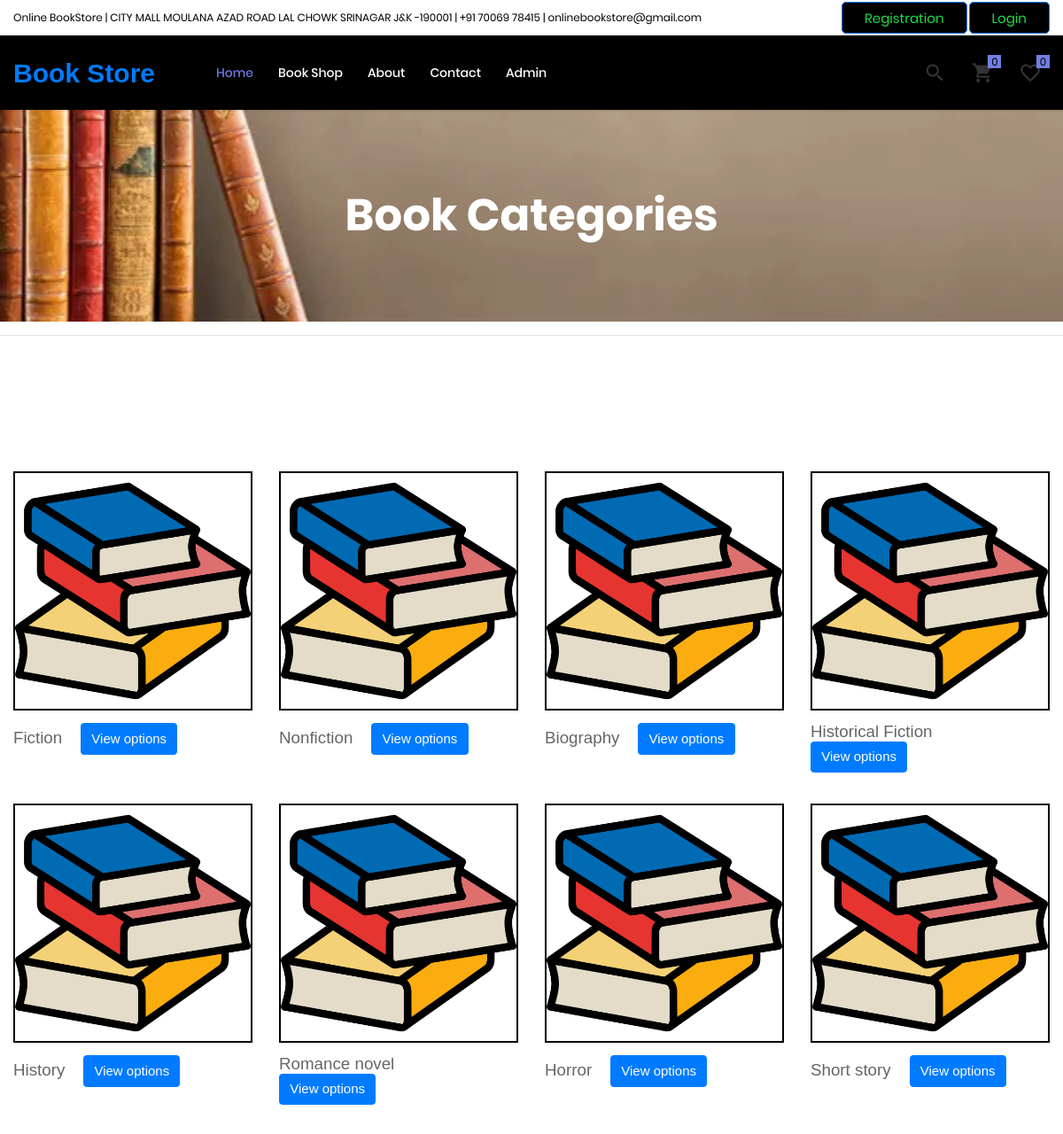
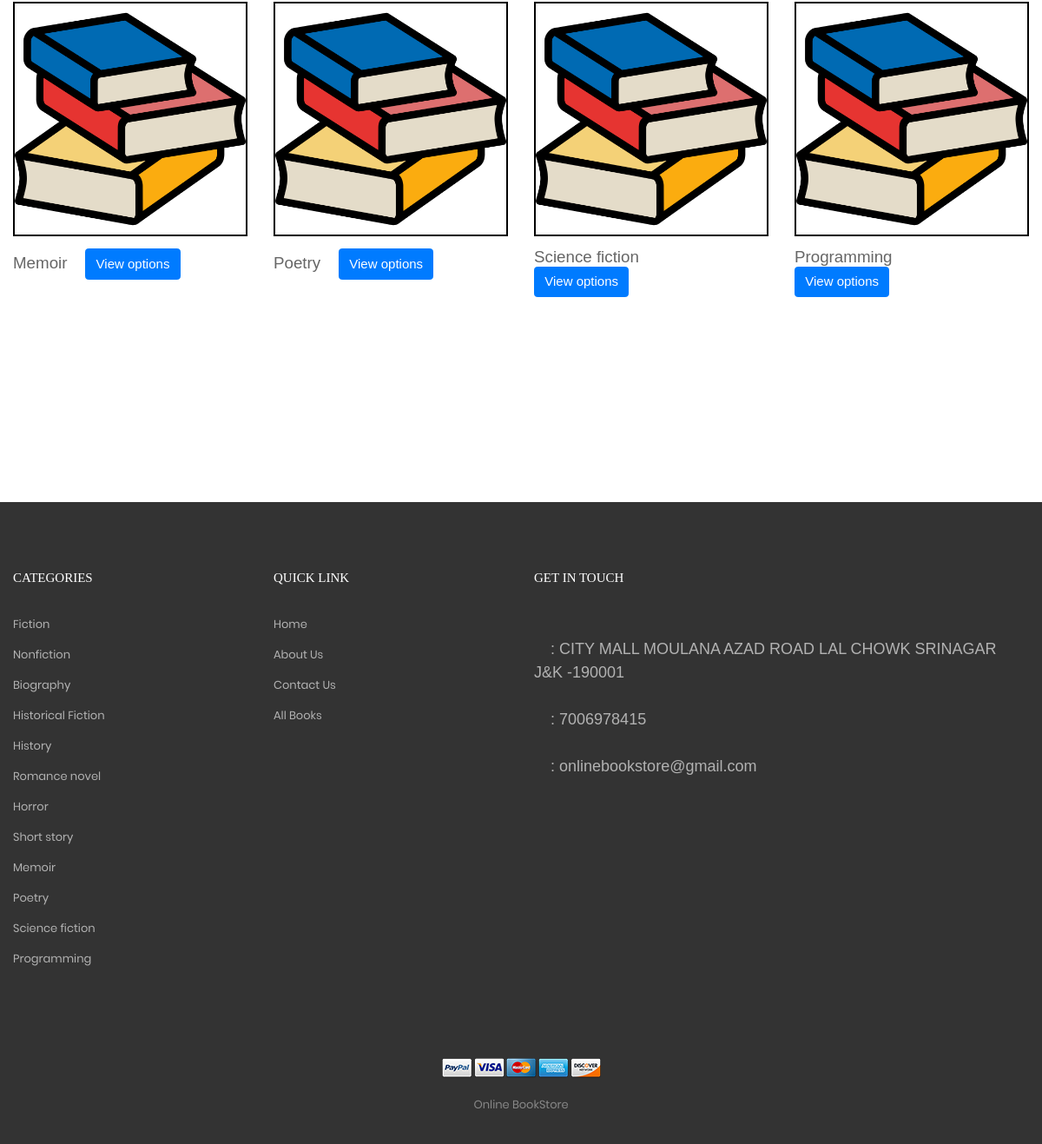
Screenshot of /book-categories.php with the database file from the repository (2 pictures, top to bottom).
### tables this page shows
CREATE TABLE `category` (
  `id` int(11) NOT NULL,
  `categoryName` varchar(255) DEFAULT NULL,
  `categoryDescription` longtext DEFAULT NULL,
  `creationDate` timestamp NOT NULL DEFAULT current_timestamp(),
  `updationDate` timestamp NULL DEFAULT NULL ON UPDATE current_timestamp(),
  `createdBy` int(11) DEFAULT NULL
);

CREATE TABLE `tblpage` (
  `ID` int(10) NOT NULL,
  `PageType` varchar(200) DEFAULT NULL,
  `PageTitle` varchar(200) DEFAULT NULL,
  `PageDescription` mediumtext DEFAULT NULL,
  `Email` varchar(200) DEFAULT NULL,
  `MobileNumber` bigint(10) DEFAULT NULL,
  `UpdationDate` timestamp NULL DEFAULT NULL ON UPDATE current_timestamp()
);

### book-categories.php (the view, shortened to what this page needs)
<?php session_start();
include_once('includes/config.php');
?>
<!DOCTYPE html>
<html lang="en">
<head>
	<link rel="stylesheet" type="text/css" href="vendor/bootstrap/css/bootstrap.min.css">
	<link rel="stylesheet" type="text/css" href="fonts/font-awesome-4.7.0/css/font-awesome.min.css">
	<link rel="stylesheet" type="text/css" href="fonts/iconic/css/material-design-iconic-font.min.css">
	<link rel="stylesheet" type="text/css" href="fonts/linearicons-v1.0.0/icon-font.min.css">
	<link rel="stylesheet" type="text/css" href="vendor/animate/animate.css">
	<link rel="stylesheet" type="text/css" href="vendor/css-hamburgers/hamburgers.min.css">
	<link rel="stylesheet" type="text/css" href="vendor/animsition/css/animsition.min.css">
	<link rel="stylesheet" type="text/css" href="vendor/select2/select2.min.css">
	<link rel="stylesheet" type="text/css" href="vendor/daterangepicker/daterangepicker.css">
	<link rel="stylesheet" type="text/css" href="vendor/slick/slick.css">
	<link rel="stylesheet" type="text/css" href="vendor/MagnificPopup/magnific-popup.css">
	<link rel="stylesheet" type="text/css" href="vendor/perfect-scrollbar/perfect-scrollbar.css">
	<link rel="stylesheet" type="text/css" href="css/util.css">
	<link rel="stylesheet" type="text/css" href="css/main.css">
</head>
<body class="animsition">
<?php include_once('includes/header.php');?>
	<section class="bg-img1 txt-center p-lr-15 p-tb-92" style="background-image: url('images/bg-01.jpg');">
		<h2 class="ltext-105 cl0 txt-center">
			 Book Categories
		</h2>
	</section>
<hr>
	<section class="sec-product-detail bg0 p-t-65 p-b-60">
	<div class="bg0 m-t-23 p-b-140">
		<div class="container">
			<div class="row isotope-grid" style="padding-top: 50px;">
<?php $query=mysqli_query($con,"select category.id as catid,category.categoryName from category ");
while($row=mysqli_fetch_array($query))
{
?>
				<div class="col-sm-6 col-md-4 col-lg-3 p-b-35 isotope-item women">
					<div class="block2">
						<div class="block2-pic hov-img0">
							<img src="images/category.png"  alt="<?php echo htmlentities($row['categoryName']);?>" width="256" style="display: block;margin-left: auto; margin-right: auto; border: solid #000 2px;" />
						</div>
						<div class="block2-txt flex-w flex-t p-t-14">
							<div class="block2-txt-child1 flex-col-l ">
								 <h5 class="fw-bolder"><?php echo htmlentities($row['categoryName']);?> &nbsp;&nbsp;
<a class="btn btn-primary btn-xs" href="categorywise-books.php?cid=<?php echo htmlentities($row['catid']);?>">View options</a></h5>
							</div>
						</div>
					</div>
				</div><?php } ?>
			</div>
		</div>
	</div>
	</section>
	<?php include_once('includes/footer.php'); ?>
</body>
</html>

### includes/header.php (shortened to what this page needs)
    <header class="header-v4">
        <div class="container-menu-desktop">
            <div class="top-bar">
                <div class="content-topbar flex-sb-m h-full container">
                    <div class="left-top-bar">
                    Online BookStore | CITY MALL MOULANA AZAD ROAD LAL CHOWK SRINAGAR J&K -190001 | +91 70069 78415 | onlinebookstore@gmail.com
                       &nbsp;
                    </div>
                      <div class="right-top-bar flex-w h-full">
<?php if($_SESSION['id']==0){?>
                        <a href="signup.php"style="border:1px solid #007bff;border-radius:5px;margin-bottom:3px;background-color:black;"class="flex-c-m trans-04 p-lr-25">
                            Registration
                        </a>
                        <a href="login.php" style="border:1px solid #007bff;border-radius:5px;margin-bottom:3px;background-color:black;"class="flex-c-m trans-04 p-lr-25">
                            Login
                        </a>
<?php } else {?>
                        <a href="logout.php" style="border:1px solid #007bff;border-radius:5px;margin-bottom:3px;background-color:black;" class="flex-c-m trans-04 p-lr-25">
                            Logout
                        </a><?php } ?>
                    </div>
                </div>
            </div>
            <div class="wrap-menu-desktop how-shadow1">
                <nav class="limiter-menu-desktop container">
                    <a href="index.php" class="logo" style="font-size:30px; font-weight:bold;">
                       Book Store
                    </a>
                    <div class="menu-desktop">
                                    <ul class="main-menu">
                            <li class="active-menu">
                                <a href="index.php">Home</a>
                            </li>
                             <li>
                                <a href="#">Book Shop</a>
                            </li>
                            <li>
                                <a href="about.php">About</a>
                            </li>
                            <li>
                                <a href="contact.php">Contact</a>
                            </li>
                        <?php if($_SESSION['id']==0):?>
                            <li>
                                <a href="admin/index.php">Admin</a>
                            </li>
                        <?php endif;?>
                        </ul>
                    </div>
                    <div class="wrap-icon-header flex-w flex-r-m">
                        <div class="icon-header-item cl2 hov-cl1 trans-04 p-l-22 p-r-11 js-show-modal-search">
                            <i class="zmdi zmdi-search"></i>
                        </div>
<?php if($_SESSION['id']==0): ?>
                        <div class="icon-header-item cl2 hov-cl1 trans-04 p-l-22 p-r-11 icon-header-noti js-show-cart" data-notify="0">
                            <i class="zmdi zmdi-shopping-cart"></i>
                        </div>
<?php endif;
if($_SESSION['id']==0):
?>
                        <a href="#" class="icon-header-item cl2 hov-cl1 trans-04 p-l-22 p-r-11 icon-header-noti" data-notify="0">
                            <i class="zmdi zmdi-favorite-outline"></i>
                        </a>
<?php endif; ?>
                    </div>
                </nav>
            </div>
        </div>
    </header>

### includes/footer.php (shortened to what this page needs)
<footer class="bg7 p-t-75 p-b-32">
        <div class="container">
            <div class="row">
                <div class="col-sm-6 col-lg-3 p-b-50">
                    <h4 class="stext-301 cl0 p-b-30">
                        Categories
                    </h4>
<?php $query=mysqli_query($con,"select category.id as catid,category.categoryName from category ");
while($row=mysqli_fetch_array($query))
{
?>
                    <ul>
                        <li class="p-b-10">
                            <a href="categorywise-books.php?cid=<?php echo htmlentities($row['catid']);?>" class="stext-107 cl7 hov-cl1 trans-04">
                                <?php echo htmlentities($row['categoryName']);?>
                            </a>
                        </li>
                    </ul><?php } ?>
                </div>
                <div class="col-sm-6 col-lg-3 p-b-50">
                    <h4 class="stext-301 cl0 p-b-30">
                        Quick Link
                    </h4>
                    <ul>
                         <li class="p-b-10">
                            <a href="index.php" class="stext-107 cl7 hov-cl1 trans-04">
                                Home
                            </a>
                        </li>
                        <li class="p-b-10">
                            <a href="about.php" class="stext-107 cl7 hov-cl1 trans-04">
                                About Us
                            </a>
                        </li>
                        <li class="p-b-10">
                            <a href="contact.php" class="stext-107 cl7 hov-cl1 trans-04">
                                Contact Us
                            </a>
                        </li>
                        <li class="p-b-10">
                            <a href="book-shop.php" class="stext-107 cl7 hov-cl1 trans-04">
                                All Books
                            </a>
                        </li>
                    </ul>
                </div>
                <div class="col-sm-6 col-lg-6 p-b-50">
                    <h4 class="stext-301 cl0 p-b-30">
                        GET IN TOUCH
                    </h4>
<?php
$ret=mysqli_query($con,"select * from  tblpage where PageType='contactus'");
while ($row=mysqli_fetch_array($ret)) {
?>
                    <div class="p-t-27">
                        <a href="#" class="fs-18 cl7 hov-cl1 trans-04 m-r-16">
                            <span class="lnr lnr-map-marker"></span> : <?php  echo $row['PageDescription'];?>
                        </a>
                    </div>
                    <div class="p-t-27">
                        <a href="#" class="fs-18 cl7 hov-cl1 trans-04 m-r-16">
                            <span class="lnr lnr-phone-handset"></span> : <?php  echo $row['MobileNumber'];?>
                        </a>
                    </div>
                    <div class="p-t-27">
                        <a href="#" class="fs-18 cl7 hov-cl1 trans-04 m-r-16">
                            <span class="lnr lnr-envelope"></span> : <?php  echo $row['Email'];?>
                        </a>
                    </div><?php } ?>
                </div>
            </div>
            <div class="p-t-40">
                <div class="flex-c-m flex-w p-b-18">
                    <a href="#" class="m-all-1">
                        <img src="images/icons/icon-pay-01.png" alt="ICON-PAY">
                    </a>
                    <a href="#" class="m-all-1">
                        <img src="images/icons/icon-pay-02.png" alt="ICON-PAY">
                    </a>
                    <a href="#" class="m-all-1">
                        <img src="images/icons/icon-pay-03.png" alt="ICON-PAY">
                    </a>
                    <a href="#" class="m-all-1">
                        <img src="images/icons/icon-pay-04.png" alt="ICON-PAY">
                    </a>
                    <a href="#" class="m-all-1">
                        <img src="images/icons/icon-pay-05.png" alt="ICON-PAY">
                    </a>
                </div>
                <p class="stext-107 cl6 txt-center">
Online BookStore
                </p>
            </div>
        </div>
    </footer>

### css/main.css (style rules this page uses)
.container { max-width: 1380px; }
@media (max-width: 1600px) { .container { max-width: 1200px; } }
.container-menu-desktop { height: auto; width: 100%; position: relative; -webkit-transition: all 0.3s; -o-transition: all 0.3s; -moz-transition: all 0.3s; transition: all 0.3s; }
.header-v4 .container-menu-desktop { height: 124px; }
.top-bar { height: 40px; position: sticky; padding-top: 2px; padding-bottom: 2px; background-color: #ffffff; }
.left-top-bar { font-family: Poppins-Regular; font-size: 12px; line-height: 1.8; color: #000000; }
.right-top-bar a { font-family: Poppins-Regular; font-size: 15px; line-height: 1.8; margin-left: 2px; height: 100%; color: #1bde4c; border-right: 1px solid rgba(255,255,255,0.3); }
.right-top-bar a:first-child { border-left: 1px solid rgba(255,255,255,0.3); }
.wrap-menu-desktop { position: fixed; z-index: 1100; background-color: transparent; width: 100%; height: 84px; top: 40px; left: 0px; -webkit-transition: height 0.3s, background-color 0.3s; -o-transition: height 0.3s, background-color 0.3s; -moz-transition: height 0.3s, background-color 0.3s; transition: height 0.3s, background-color 0.3s; }
.header-v4 .wrap-menu-desktop { background-color: #000000; }
.limiter-menu-desktop { height: 100%; display: -webkit-box; display: -webkit-flex; display: -moz-box; display: -ms-flexbox; display: flex; align-items: center; background-color: transparent; }
.logo { display: -webkit-box; display: -webkit-flex; display: -moz-box; display: -ms-flexbox; display: flex; align-items: center; height: 65%; margin-right: 55px; }
.menu-desktop { display: -webkit-box; display: -webkit-flex; display: -moz-box; display: -ms-flexbox; display: flex; align-items: center; height: 100%; }
.main-menu { list-style-type: none; margin: 0; display: -webkit-box; display: -webkit-flex; display: -moz-box; display: -ms-flexbox; display: flex; align-items: center; }
.main-menu > li { display: block; position: relative; padding: 20px 10px 20px 0px; margin: 0px 4px 0px 14px; }
.main-menu > li > a { font-family: Poppins-Medium; font-size: 14px; color: #ffffff; padding: 5px 0px; transition: all 0.4s; -webkit-transition: all 0.4s; -o-transition: all 0.4s; -moz-transition: all 0.4s; }
.wrap-icon-header { flex-grow: 1; }
.icon-header-item { position: relative; font-size: 26px; line-height: 1; cursor: pointer; }
.icon-header-noti::after { content: attr(data-notify); font-family: Poppins-Regular; font-size: 12px; color: #000000; line-height: 15px; text-align: center; display: block; position: absolute; top: -7px; right: 0; min-width: 15px; height: 15px; padding: 0 3px; background-color: #717fe0; }
.main-menu > li.active-menu > a { color: #6c7ae0; }
.block2-pic { position: relative; }
.block2-txt-child1 { width: calc(100% - 30px); }
.cl0 { color: #fff; }
.cl2 { color: #333; }
.cl6 { color: #888; }
.cl7 { color: #b2b2b2; }
.stext-107 { font-family: Poppins-Regular; font-size: 13px; line-height: 1.923; }
.stext-301 { font-family: Montserrat-Bold; font-size: 15px; line-height: 1.6; text-transform: uppercase; }
.ltext-105 { font-family: Poppins-Bold; font-size: 50px; line-height: 1.1; }
.bg0 { background-color: #fff; }
.bg7 { background-color: #333; }
.bg-img1 { background-size: cover; background-position: center center; background-repeat: no-repeat; }
.how-shadow1 { box-shadow: 0 0px 3px 0px rgba(0,0,0,0.2); -moz-box-shadow: 0 0px 3px 0px rgba(0,0,0,0.2); -webkit-box-shadow: 0 0px 3px 0px rgba(0,0,0,0.2); -o-box-shadow: 0 0px 3px 0px rgba(0,0,0,0.2); -ms-box-shadow: 0 0px 3px 0px rgba(0,0,0,0.2); }
.hov-img0 { display: block; overflow: hidden; }
.hov-img0 img { width: 100%; -webkit-transition: transform 0.9s ease; -o-transition: transform 0.9s ease; -moz-transition: transform 0.9s ease; transition: transform 0.9s ease; }

### rows the page displays
category: categoryName "Fiction"
category: categoryName "Nonfiction"
category: categoryName "Biography"
category: categoryName "Historical Fiction"
category: categoryName "History"
category: categoryName "Romance novel"
category: categoryName "Horror"
category: categoryName "Short story"
category: categoryName "Memoir"
category: categoryName "Poetry"
category: categoryName "Science fiction"
category: categoryName "Programming"
tblpage: PageDescription "CITY MALL MOULANA AZAD ROAD LAL CHOWK SRINAGAR J&K -190001", MobileNumber "7006978415", Email "onlinebookstore@gmail.com"
